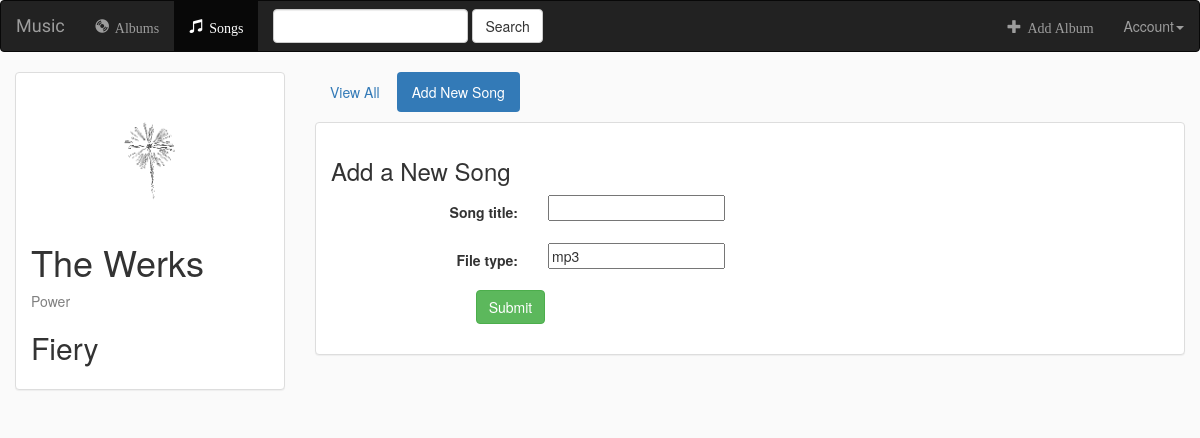
/myapp/5/create_song/, run on the app's committed database.
### myapp/models.py (models this page shows, shortened)
class Album(models.Model):
    user = models.ForeignKey(User, default=1)
    artist = models.CharField(max_length=250)
    title = models.CharField(max_length=250)
    genre = models.CharField(max_length=250)
    logo = models.FileField()
    def __str__(self):
        return "{} - {}".format(self.title, self.artist)

### myapp/views.py (the view, shortened to what this page needs)
# urls.py: url(r'^(?P<album_id>[0-9]+)/create_song/$', views.create_song, name='create_song'),
def create_song(request, album_id):
    form = SongForm(request.POST or None, request.FILES or None)
    album = get_object_or_404(Album, pk=album_id)
    context = {
        'album': album,
        'form': form,
    }
    return render(request, 'myapp/create_song.html', context)

### myapp/forms.py
class SongForm(forms.ModelForm):
    class Meta:
        model = Song
        fields = ['song_title', 'file_type']

### myapp/templates/myapp/create_song.html (shortened to what this page needs)
{% extends 'myapp/base.html' %}
{% block songs_active %}active{% endblock %}
{% block body %}
<div class="container-fluid">
    <div class="row">
        <div class="col-sm-4 col-md-3">
            <div class="panel panel-default">
                <div class="panel-body">
                        <a href="{% url 'myapp:detail' album.id %}">
                            {% if album.logo %}
                                <img src="{{ album.logo.url }}" class="img-responsive">
                            {% else %}
                                <h3>No image to display</h3>
                            {% endif %}
                        </a>
                    <h1>{{ album.title }}</h1>
                    <p id = "genre">{{ album.genre }}</p>
                    <h2>{{ album.artist }}</h2>
                </div>
            </div>
        </div>
        <div class="col-sm-8 col-md-9">
            <ul class="nav nav-pills" style="margin-bottom: 10px;">
                <li role="presentation"><a href="{% url 'myapp:detail' album.id %}">View All</a></li>
                <li role="presentation" class="active"><a href="{% url 'myapp:create_song' album.id %}">Add New Song</a></li>
            </ul>
            <div class="panel panel-default">
                <div class="panel-body">
                    <h3>Add a New Song</h3>
                    <form class="form-horizontal" role="form" action="" method="post" enctype="multipart/form-data">
                        {% include 'myapp/form_template.html' %}
                        <div class="form-group">
                            <div class="col-sm-offset-2 col-sm-10">
                                <button type="submit" class="btn btn-success">Submit</button>
                            </div>
                        </div>
                    </form>
                </div>
            </div>
        </div>
    </div>
</div>
{% endblock %}

### myapp/static/myapp/style.css (style rules this page uses)
body { background-color: #FAFAFA; }
#genre { color:gray; }

### data on the page
Album: logo (picture), title "The Werks", genre "Power", artist "Fiery"

### other printed values
{{ field.label_tag }} "Song title:" "File type:"
